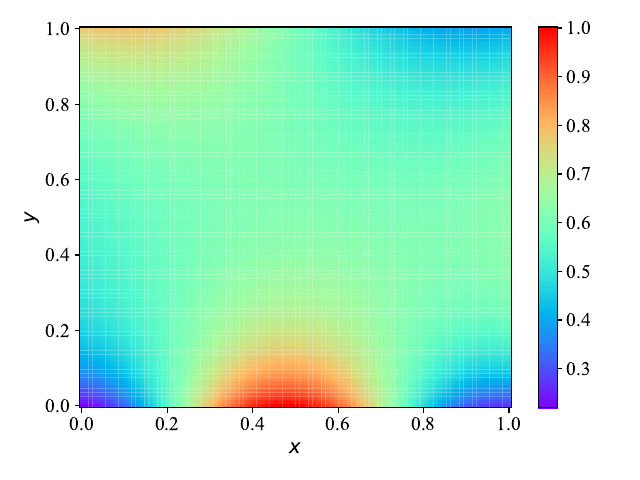

Source code (Python):
import random
import numpy as np
import matplotlib.pyplot as plt
import torch
import torch.nn as nn


seed = 42069
random.seed(seed)
np.random.seed(seed)
torch.manual_seed(seed)


model_u = nn.Sequential(
    nn.Linear(2, 50),
    nn.Tanh(),
    nn.Linear(50, 50),
    nn.Tanh(),
    nn.Linear(50, 50),
    nn.Tanh(),
    nn.Linear(50, 50),
    nn.Tanh(),
    nn.Linear(50, 1)
)


model_c = nn.Sequential(
    nn.Linear(1, 30),
    nn.Tanh(),
    nn.Linear(30, 30),
    nn.Tanh(),
    nn.Linear(30, 30),
    nn.Tanh(),
    nn.Linear(30, 1)
)


# def solution_u(x, y):
#     return 1.0 / 2.0 / np.cosh(2.0 * np.pi) * torch.sin(2.0 * np.pi * x) * (torch.exp(2.0 * np.pi * (y - 1.0)) + torch.exp(2.0 * np.pi * (1.0 - y))) \
#         + 1.0 / (4.0 * np.pi) / np.cosh(2.0 * np.pi) * torch.cos(2.0 * np.pi * x) * (torch.exp(2.0 * np.pi * y) - torch.exp(-2.0 * np.pi * y))


# def solution_c(x):
#     return 1.0 / np.cosh(2.0 * np.pi) * torch.sin(2.0 * np.pi * x) \
#         + 1.0 / (2.0 * np.pi) * np.tanh(2.0 * np.pi) * torch.cos(2.0 * np.pi * x)


def boundary_condition(x):
    return torch.sin(np.pi * x)


def q_d(x):
    return torch.cos(np.pi * x)


X0 = 0.0
X1 = 1.0
Y0 = 0.0
Y1 = 1.0

n_data = 100

x_boundary = torch.rand(n_data) * (X1 - X0) + X0
y_boundary = torch.ones(n_data) * Y0
u_boundary = boundary_condition(x_boundary).unsqueeze(1)
xy_boundary = torch.stack((x_boundary, y_boundary), dim=1)

x_control = torch.rand(n_data) * (X1 - X0) + X0
y_control = torch.ones(n_data) * Y1
xy_control = torch.stack((x_control, y_control), dim=1)
x_control = x_control.unsqueeze(1)

x_periodic_boundary0 = torch.ones(n_data) * X0
y_periodic_boundary0 = torch.rand(n_data) * (Y1 - Y0) + Y0
xy_periodic_boundary0 = torch.stack((x_periodic_boundary0, y_periodic_boundary0), dim=1)

x_periodic_boundary1 = torch.ones(n_data) * X1
y_periodic_boundary1 = torch.rand(n_data) * (Y1 - Y0) + Y0
xy_periodic_boundary1 = torch.stack((x_periodic_boundary1, y_periodic_boundary1), dim=1)

xy_periodic_boundary = torch.cat((xy_periodic_boundary0, xy_periodic_boundary1), dim=0)

xy_data = torch.cat((xy_boundary, xy_control, xy_periodic_boundary), dim=0)


n_pinn = 10000
x_pinn = torch.rand(n_pinn) * (X1 - X0) + X0
y_pinn = torch.rand(n_pinn) * (Y1 - Y0) + Y0
xy_pinn = torch.stack((x_pinn, y_pinn), dim=1)

criterion = nn.MSELoss()
optimizer = torch.optim.LBFGS((*model_u.parameters(), *model_c.parameters()), lr=1, max_iter=10000, line_search_fn="strong_wolfe")
# optimizer = torch.optim.LBFGS(model_u.parameters(), lr=1, max_iter=10000, line_search_fn="strong_wolfe")

model_u_jacobian = torch.vmap(torch.func.grad(lambda x: model_u(x).squeeze()))
model_u_hessian = torch.vmap(torch.func.hessian(lambda x: model_u(x).squeeze()))

max_epochs = 10000
epoch = 0

beta_b = 1.0
beta_f = 1.0
beta_j = 100.0

n_j = 41
h_j = 1.0 / n_j
x_j = torch.linspace(X0, X1, n_j)
u_j = q_d(x_j)
y_j = torch.ones(n_j) * Y1
xy_j = torch.stack((x_j, y_j), dim=1)


def trapezoid(f, h):
    return h * (torch.sum(f[1:-1]) + (f[0] + f[-1]) / 2.0)


def closure():
    global epoch
    epoch += 1

    if epoch > max_epochs:
        raise KeyboardInterrupt

    optimizer.zero_grad()

    boundary_loss = 0

    u_data = model_u(xy_data)

    u_boundary_pred = u_data[:n_data, :]
    boundary_loss += criterion(u_boundary_pred, u_boundary)

    u_control_pred = u_data[n_data:2 * n_data, :]
    u_control = model_c(x_control)
    boundary_loss += criterion(u_control_pred, u_control)

    u_periodic_boundary0 = u_data[2 * n_data:3 * n_data, :]
    u_periodic_boundary1 = u_data[3 * n_data:, :]
    boundary_loss += criterion(u_periodic_boundary0, u_periodic_boundary1)

    u_periodic_boundary_jacobian = model_u_jacobian(xy_periodic_boundary)
    u_periodic_boundary_jacobian0 = u_periodic_boundary_jacobian[:n_data, 0]
    u_periodic_boundary_jacobian1 = u_periodic_boundary_jacobian[n_data:, 0]
    boundary_loss += criterion(u_periodic_boundary_jacobian0, u_periodic_boundary_jacobian1)

    u_hessian = model_u_hessian(xy_pinn)
    u_laplacian = torch.vmap(torch.trace)(u_hessian)
    f = u_laplacian
    physics_loss = torch.mean(f**2)

    u_j_jacobian = model_u_jacobian(xy_j)
    u_j_dy = u_j_jacobian[:, 1]
    j = (u_j_dy - u_j)**2.0
    cost = trapezoid(j, h_j)

    loss = beta_b * boundary_loss + beta_f * physics_loss + beta_j * cost
    loss.backward()

    print(f"Epoch: {epoch:5d}, B: {boundary_loss.item():.8f}, F: {physics_loss.item():.8f}, C: {cost.item():.8f}")

    return loss
    

while True:
    try:
        optimizer.step(closure)
    except KeyboardInterrupt:
        break


with torch.no_grad():
    plt.rcParams["font.family"] = "Times New Roman"
    plt.rcParams["font.size"] = 14

    n = 100
    x = torch.linspace(X0, X1, n)
    y = torch.linspace(Y0, Y1, n)
    xx, yy = torch.meshgrid(x, y, indexing="xy")
    xxyy = torch.stack((xx.flatten(), yy.flatten()), dim=1)
    uu = model_u(xxyy)
    un = torch.reshape(uu, xx.shape)
    # uu_true = solution_u(xx, yy)
    # print("True difference:", torch.mean((un - uu_true)**2))

    # plt.figure()
    # plt.pcolormesh(x, y, uu_true, cmap="rainbow")
    # plt.colorbar()
    # plt.xlabel(r"$x$")
    # plt.ylabel(r"$y$")
    # plt.tight_layout()
    # plt.savefig("laplace_optimal_control_true.pdf")
    # plt.show()

    plt.figure()
    plt.pcolormesh(x, y, un, cmap="rainbow")
    plt.colorbar()
    plt.xlabel(r"$x$")
    plt.ylabel(r"$y$")
    plt.tight_layout()
    plt.savefig("laplace_optimal_control.pdf")
    plt.show()
